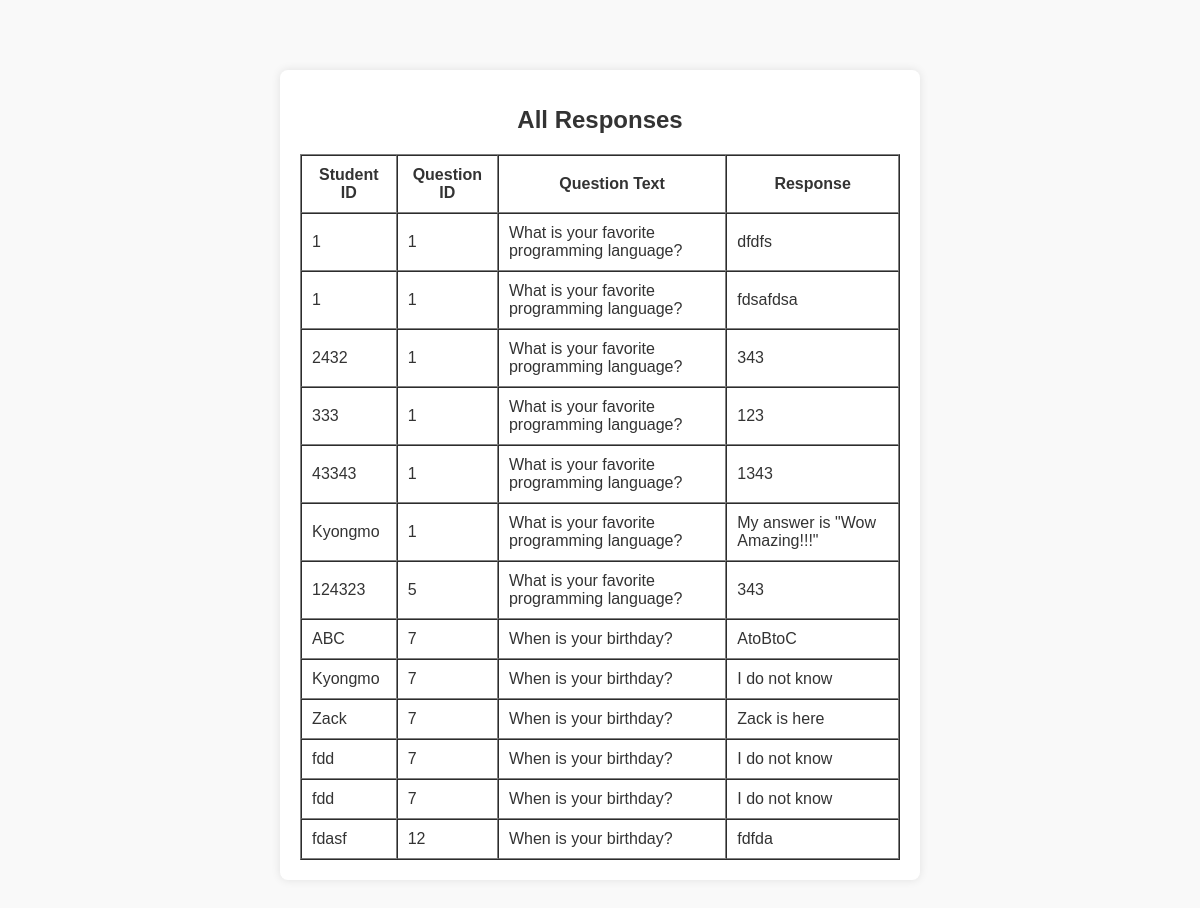
Before: /all-responses with the older database file.
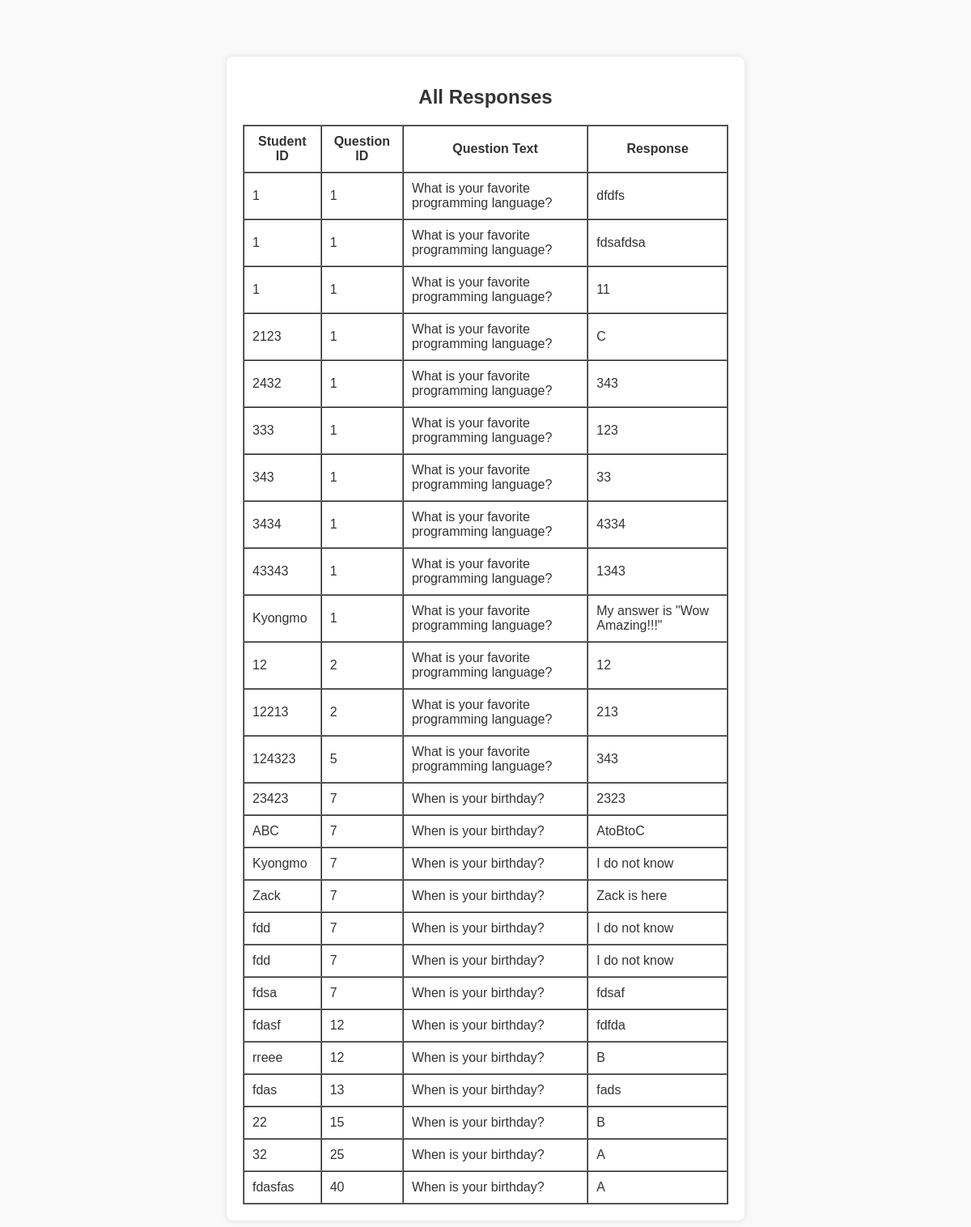
After: the same page with the newer database file.
### tables this page shows
CREATE TABLE responses (
    response_id INTEGER PRIMARY KEY AUTOINCREMENT,
    student_id TEXT NOT NULL,
    question_id INTEGER NOT NULL,
    response_text TEXT NOT NULL,
    FOREIGN KEY (question_id) REFERENCES questions (question_id)
);

CREATE TABLE questions (
    question_id INTEGER PRIMARY KEY AUTOINCREMENT,
    question_text TEXT NOT NULL,
    qr_code_link TEXT
);

### app.py (the view)
@app.route('/all-responses')
def all_responses():
    db = get_db()
    responses = db.execute("""
        SELECT responses.student_id, responses.question_id, responses.response_text, questions.question_text
        FROM responses
        JOIN questions ON responses.question_id = questions.question_id
        ORDER BY responses.question_id, responses.student_id
    """).fetchall()
    print("Retrieved responses:", responses)  # Debug print statement
    return render_template('all_responses.html', responses=responses)

### app.py (called while the page is built)
def get_db():
    db = getattr(g, '_database', None)
    if db is None:
        db = g._database = sqlite3.connect(DATABASE)
        db.row_factory = sqlite3.Row  # This line makes rows accessible by column names
    return db

@app.teardown_appcontext
def close_connection(exception):
    db = getattr(g, '_database', None)
    if db is not None:
        db.close()

### templates/all_responses.html (shortened to what this page needs)
<!DOCTYPE html>
<html lang="en">
<head>
    <link rel="stylesheet" href="{{ url_for('static', filename='styles.css') }}">
</head>
<body>
    <div class="container">
        <h1>All Responses</h1>
        <table border="1" cellpadding="10" cellspacing="0">
            <thead>
                <tr>
                    <th>Student ID</th>
                    <th>Question ID</th>
                    <th>Question Text</th>
                    <th>Response</th>
                </tr>
            </thead>
            <tbody>
                {% for response in responses %}
                <tr>
                    <td>{{ response['student_id'] }}</td>
                    <td>{{ response['question_id'] }}</td>
                    <td>{{ response['question_text'] }}</td>
                    <td>{{ response['response_text'] }}</td>
                </tr>
                {% else %}
                <tr>
                    <td colspan="4" style="text-align: center;">No responses found</td>
                </tr>
                {% endfor %}
            </tbody>
        </table>
    </div>
</body>
</html>

### static/styles.css (style rules this page uses)
body { font-family: Arial, sans-serif; background-color: #f9f9f9; color: #333; margin: 0; padding: 20px; }
.container { max-width: 600px; margin: 50px auto; padding: 20px; background-color: #ffffff; box-shadow: 0 0 10px rgba(0, 0, 0, 0.1); border-radius: 8px; }
h1 { font-size: 24px; margin-bottom: 20px; text-align: center; }

Changed rows visible on the page:
added responses: student_id "1", question_id "1", question_text "What is your favorite programming language?", response_text "11"
added responses: student_id "2123", question_id "1", question_text "What is your favorite programming language?", response_text "C"
added responses: student_id "343", question_id "1", question_text "What is your favorite programming language?", response_text "33"
added responses: student_id "3434", question_id "1", question_text "What is your favorite programming language?", response_text "4334"
added responses: student_id "12", question_id "2", question_text "What is your favorite programming language?", response_text "12"
added responses: student_id "12213", question_id "2", question_text "What is your favorite programming language?", response_text "213"
added responses: student_id "23423", question_id "7", question_text "When is your birthday?", response_text "2323"
added responses: student_id "fdsa", question_id "7", question_text "When is your birthday?", response_text "fdsaf"
added responses: student_id "rreee", question_id "12", question_text "When is your birthday?", response_text "B"
added responses: student_id "fdas", question_id "13", question_text "When is your birthday?", response_text "fads"
added responses: student_id "22", question_id "15", question_text "When is your birthday?", response_text "B"
added responses: student_id "32", question_id "25", question_text "When is your birthday?", response_text "A"
added responses: student_id "fdasfas", question_id "40", question_text "When is your birthday?", response_text "A"
